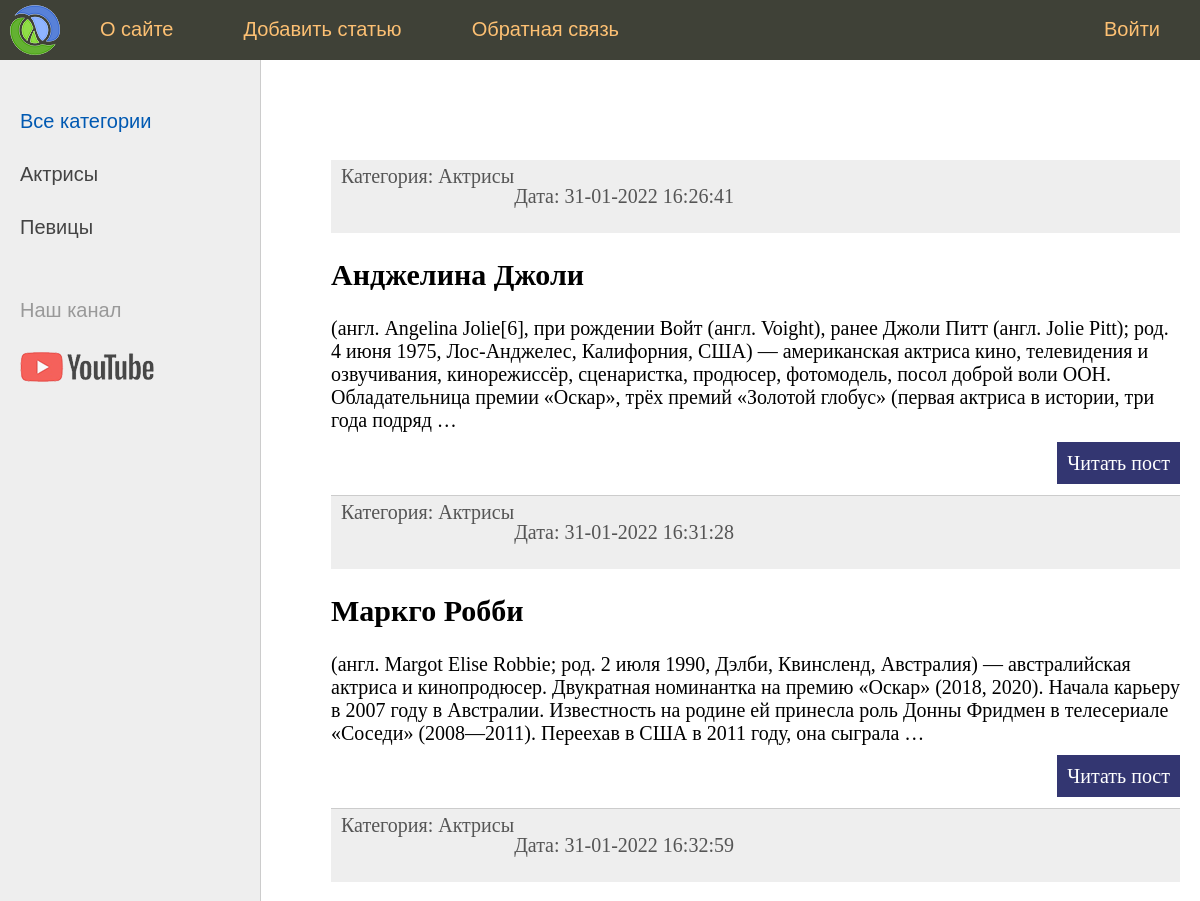
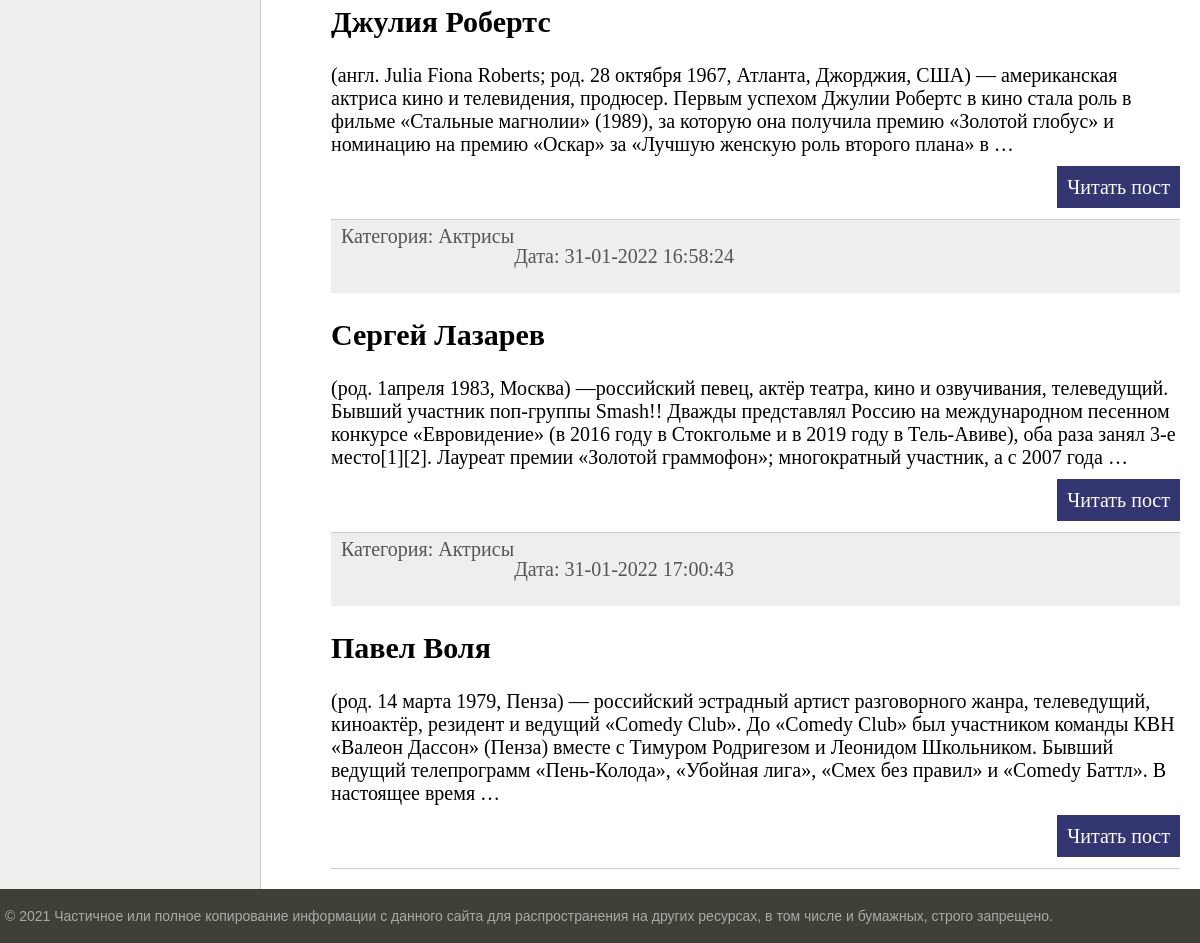
Before: / with the older database file (2 pictures, top to bottom).
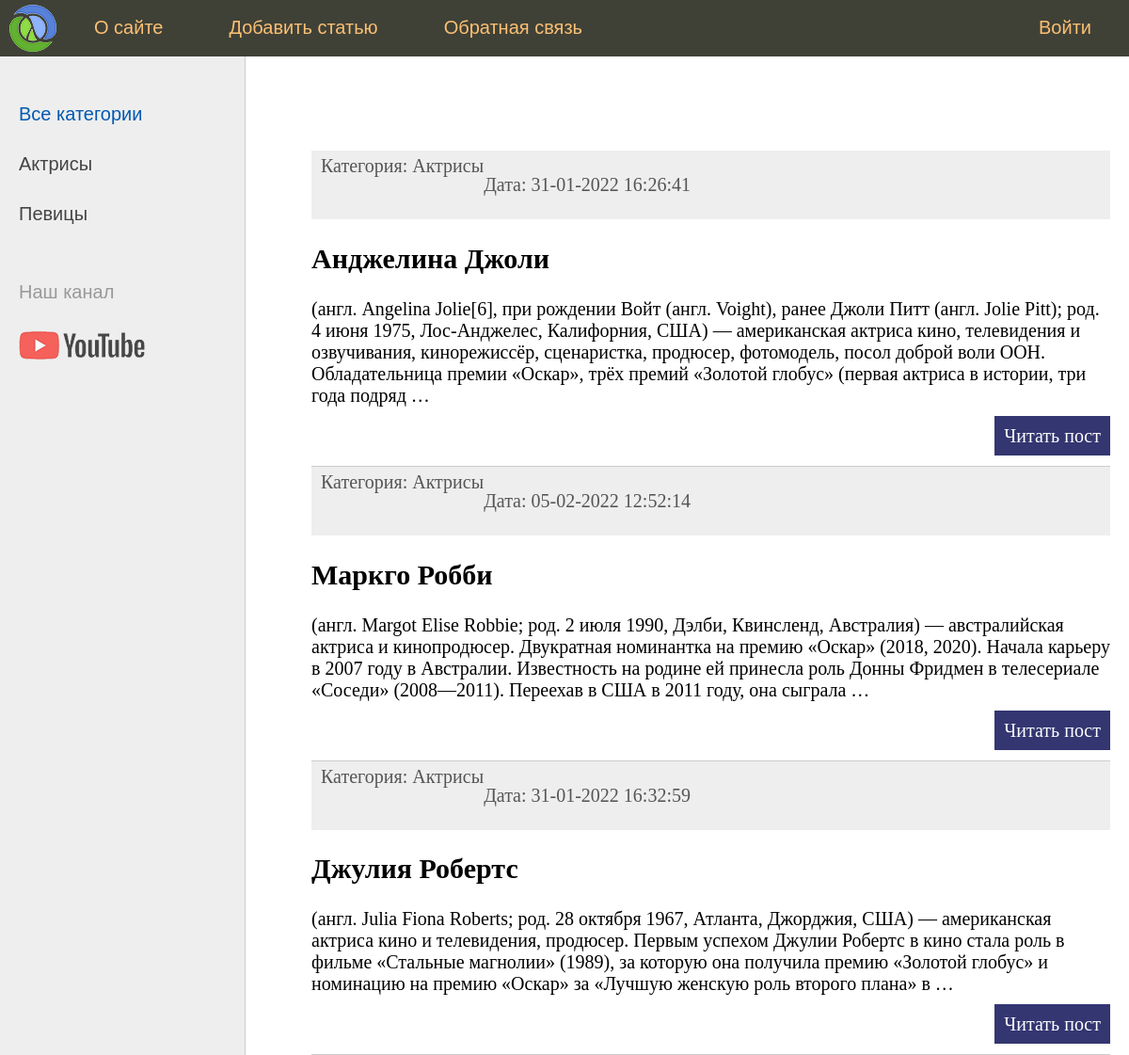
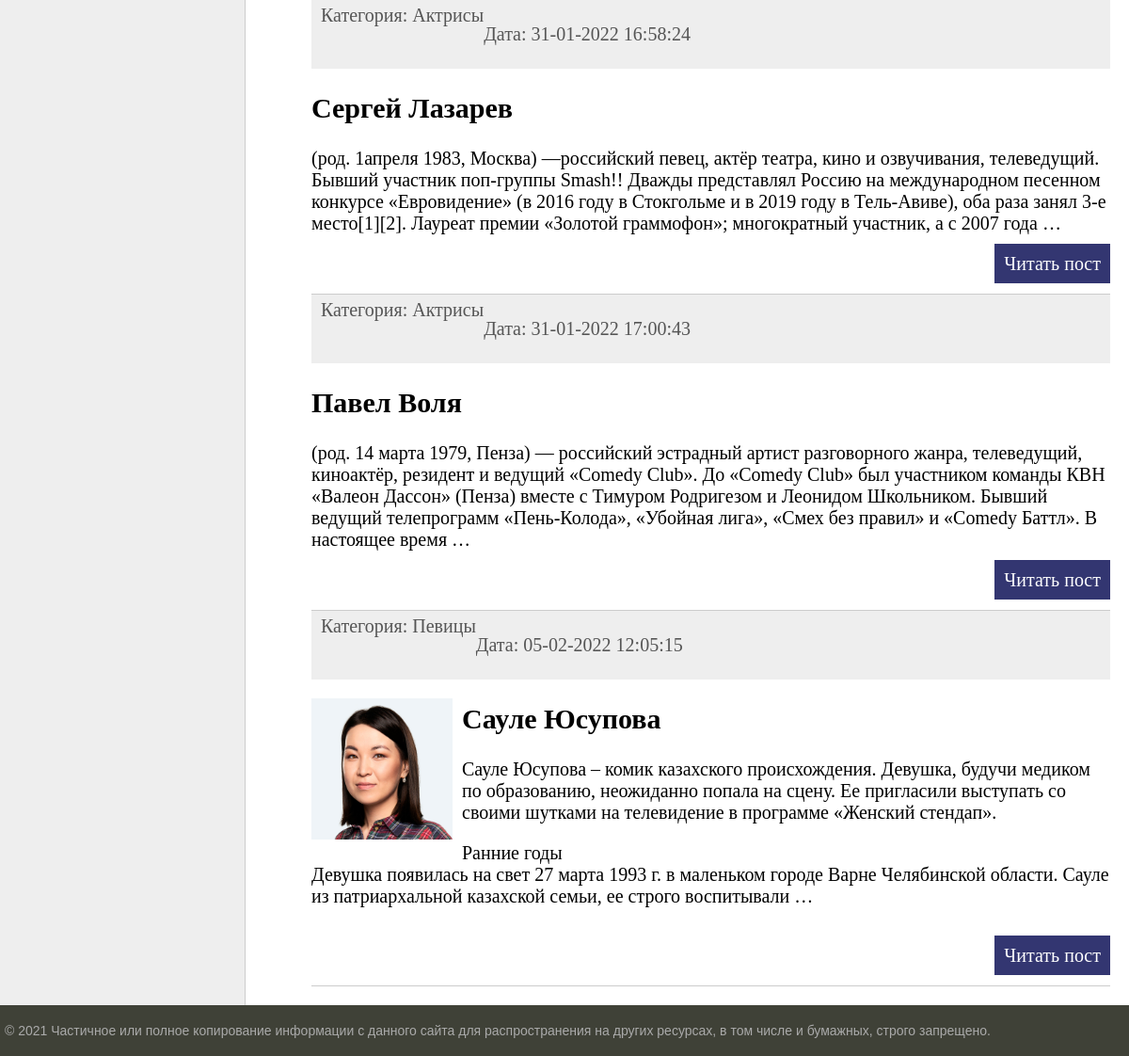
After: the same page with the newer database file (2 pictures, top to bottom).
### women/models.py (models this page shows, shortened)
class Category(models.Model): # создаю вторую модель Категории
    name = models.CharField(max_length=100, db_index=True, verbose_name='Категория')
    def __str__(self): # этот метод возвращает имя класса Category
        return self.name
    def get_absolute_url(self):
        return reverse('category', kwargs={'cat_id': self.pk})
    class Meta:
        verbose_name = 'Категорию'
        verbose_name_plural = 'Категории'
        ordering = ['id']

class Women(models.Model):
    title = models.CharField(max_length=255, verbose_name='Заголовок') # добавил названия отображения поля
    content = models.TextField(blank=True, verbose_name='Текст статьи') #
    photo = models.ImageField(upload_to='photos/%y/%m/%d/', verbose_name='Фото') #
    time_create = models.DateTimeField(auto_now_add=True, verbose_name='Время создания') #
    time_update = models.DateTimeField(auto_now=True, verbose_name='Время изменения') #
    is_published = models.BooleanField(default=True, verbose_name='Публикация') #
    cat = models.ForeignKey('Category', on_delete=models.PROTECT, null=True) # null=True означает, что модель можно заполнять нулями
    def get_absolute_url(self): # self - ссылка на экземпляр класса Women
        return reverse('post', kwargs={'post_id': self.pk}) # reverse - возвращает абсолютную ссылку, соответствующую указанному представлению
    class Meta: # переименовывает добавленный класс в панель администратора
        verbose_name = 'Известные личности' # на конце если множественное число появляется буква s
        verbose_name_plural = 'Известные личности' # убираем букву s
        ordering = ['time_create', 'title'] # порядок сортировки постов, можно задать несколько параметров

### women/views.py (the view)
# urls.py: path('', index, name='home'), # присвоил имя главной странице
def index(request): # HttpRequest - поступает запрос от пользоваетя
    posts = Women.objects.all() # показывает все статьи из таблицы SQL
    cats = Category.objects.all() # показывает категории из SQL
    context = { # добавил словарь чтобы все влазило на один экран
        'posts': posts,
        'cats': cats, #
        'menu': menu,
        'title': 'Главная страница',
        'cat_selected': 0, #
    }
    return render(request, 'women/index.html', context=context) # атрибут context - делает ссылку на словарь

### women/templates/women/index.html (shortened to what this page needs)
{% extends 'women/base.html' %}
{% block content %}
<ul class="list-articles">
	{% for p in posts %}
			<li><div class="article-panel">
	<p class="first">Категория: {{p.cat}}</p>
	<p class="Last">Дата: {{p.time_update|date:'d-m-Y H:i:s'}}</p>
</div>
{% if p.photo %}
	<p><img class="img-article-left thumb" src="{{p.photo.url}}"></p>
{% endif %}
				<h2>{{p.title}}</h2>
	{% autoescape on %}
	{{p.content|linebreaks|truncatewords:50}}
	{% endautoescape %}
			<p class="link-read-post"><a href="{{ p.get_absolute_url }}">Читать пост</a></p>
			</li>
	{% endfor %}
</ul>
{% endblock %}

### women/templates/women/base.html (shortened to what this page needs)
{% load static %}
<!DOCTYPE html>
<html>
<head>
	<link type="text/css" href="{% static 'women/css/styles.css' %}" rel="stylesheet" />
</head>
<body>
<table class="table-page" border=0 cellpadding="0" cellspacing="0">
<tr><td valign='top'>
{% block mainmenu %}
		<div class="header">
			<ul id="mainmenu" class="mainmenu">
			<li class="logo"><a href="{% url 'home' %}"><div class="logo"></div></a></li>
{% for m in menu %}
	{% if not forloop.last %}
			<li><a href="{% url m.url_name %}">{{m.title}}</a></li>
	{% else %}
			<li class="last"><a href="{% url m.url_name %}">{{m.title}}</a></li>
	{% endif %}
{% endfor %}
			</ul>
		</div>
{% endblock mainmenu %}
<table class="table-content" border=0 cellpadding="0" cellspacing="0">
<tr>
	<td valign="top" class="left-chapters">
	<ul id="leftchapters">
{% if cat_selected == 0 %}
		<li class="selected">Все категории</li>
{% else %}
		<li><a href="{% url 'home' %}">Все категории</a></li>
{% endif %}
{% for c in cats %}
	{% if c.pk == cat_selected %}
		<li class="selected">{{c.name}}</li>
	{% else %}
		<li><a href="{{ c.get_absolute_url }}">{{c.name}}</a></li>
	{% endif %}
{% endfor %}
		<li class="share">
		<p>Наш канал</p>
		<a class="share-yt" href="https://www.youtube.com/channel/UClJzWfGWuGJL2t-3dYKcHTA/playlists" target="_blank" rel="nofollow"></a>
		</li>
	</ul>
</td>
<td valign="top" class="content">
	<div class="content-text">
{% block content %}{% endblock %}
	</div>
</td></tr></table>
</td></tr>
<tr><td valign=top>
	<div id="footer">
		<p>&copy; 2021 Частичное или полное копирование информации с данного сайта для распространения на других ресурсах, в том числе и бумажных, строго запрещено.</p>
	</div>
</td></tr></table>
</body>
</html>

### women/static/women/css/styles.css (style rules this page uses)
html, body { font-family: 'Arial'; margin: 0; padding: 0; height: 100%; width: 100%; color: #444; }
a { color: #0059b2; text-decoration: none; }
img { max-width: 600px; height: auto; }
img.img-article-left { max-width: 300px; height: auto; float: left; padding: 0 10px 10px 0; }
img.img-article-left.thumb { max-width: 150px; height: auto; }
p.link-read-post { text-align: right; }
p.link-read-post a { padding: 10px; min-width: 100px; background: #333671; color: #fff; text-decoration: none; }
div.article-panel { background: #eee; padding: 5px 10px 5px 10px; box-sizing: border-box; overflow: hidden; color: #555; }
div.article-panel p.first { margin: 0; float: left; }
ul.list-articles { list-style: none; margin: 0; padding: 0; }
ul.list-articles li { border-bottom: 1px solid #ccc; }
.table-page { width: 100%; height: 100%; vertical-align: top; }
.table-page tr { height: 100%; }
.header { background: #3F4137; height: 60px; }
.logo { background: url('../images/logo.png') no-repeat 10px 5px; width: 70px; height: 60px; }
ul.mainmenu { list-style: none; margin: 0; padding: 0; height: 60px; color: #fdc073; font-size: 20px; overflow: hidden; }
ul.mainmenu li { float: left; margin: 18px 40px 0 30px; }
ul.mainmenu li.logo { margin: 0; }
ul.mainmenu li.last { float: right; }
ul.mainmenu li a { color: #fdc073; text-decoration: none; }
.table-content { width: 100%; min-height: 100%; height: 100%; }
.left-chapters { margin: 0; background: #eee; border-right: 1px solid #ccc; min-height: 100%; }
.left-chapters ul { width: 230px; min-height: 100%; margin: 0; padding: 20px 10px 10px 20px; list-style: none; font-size: 20px; }
.left-chapters ul li { margin: 30px 0 0 0; color: #999; }
.left-chapters ul li.selected { color: #0059b2; }
.left-chapters ul li a { color: #444; text-decoration: none; }
.left-chapters ul li.share { margin: 60px 0 0 0; }
.left-chapters ul li.share p { margin: 30px 0 30px 0; }
.left-chapters ul li.share a { display: inline-block; width: 40px; height: 40px; margin: 0 20px 0 0; }
.left-chapters ul li.share a.share-yt { width: 100%; height: 30px; background: url('../images/share_yt.png') no-repeat 0 0 }
.content { padding: 40px 20px 20px 40px; width: 100%; box-sizing: border-box; }
.content-text { margin: 60px 0 0 30px; color: #000; font-size: 20px; font-family: Yandex Sans Display Light; }
#footer { box-sizing: border-box; background: #3F4137; padding: 5px; color: #aaa; font-size: 14px; font-family: Verdana, Geneva, Arial, Helvetica; text-align: left; overflow: hidden; }

Changed rows visible on the page:
changed Women "Маркго Робби": time_update "31-01-2022 16:31:28" → "05-02-2022 12:52:14"
added Women: cat "Певицы", time_update "05-02-2022 12:05:15", photo (picture), title "Сауле Юсупова", content "Сауле Юсупова – комик казахского происхождения. Девушка, будучи медиком по образованию, неожиданно попала на сцену. Ее пригласили выступать со своими шутками на телевидение в программе «Женский стендап». Ранние годы Девушка появилась на свет 27 марта 1993 г. в маленьком городе Варне Челябинской области. Сауле из патриархальной казахской семьи, ее строго воспитывали …"
